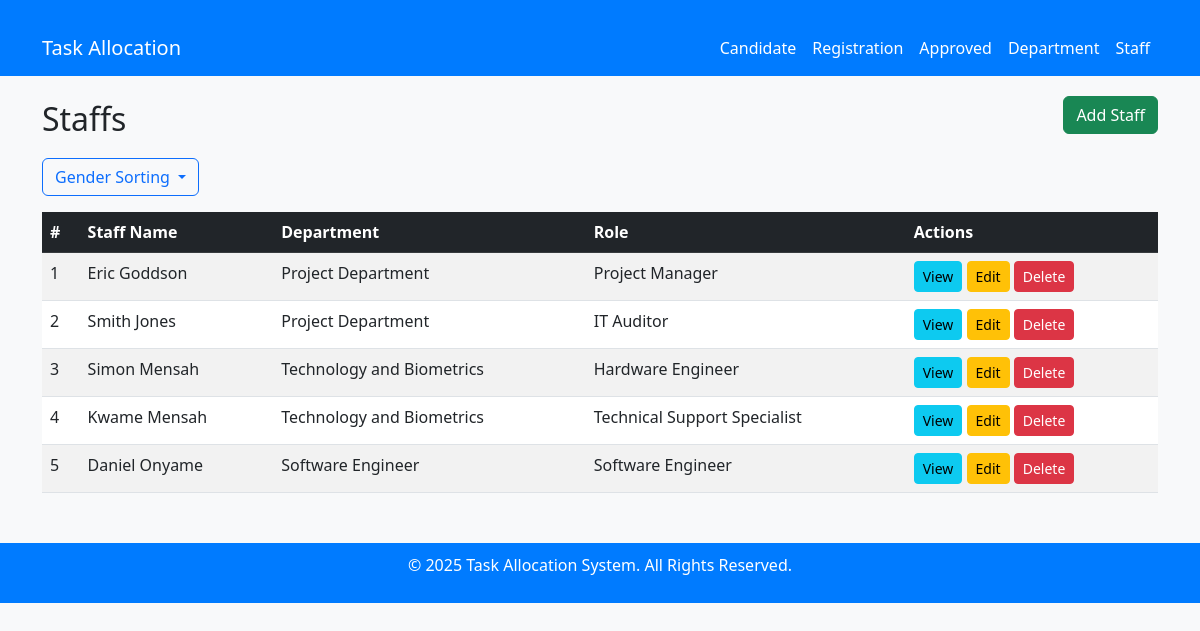
/filter/?gender=Male, run on the app's committed database.
### mainApp/models.py (models this page shows, shortened)
class Staff(models.Model):
    candidate = models.ForeignKey(Candidate, on_delete=models.CASCADE, related_name="candidate")
    departement = models.ForeignKey(Departement, on_delete=models.CASCADE, related_name='staff')
    dob = models.DateField()

class Candidate(models.Model):
    first_name = models.CharField(max_length=100)
    last_name = models.CharField(max_length=100)
    email = models.EmailField(unique=True)
    phone = models.CharField(max_length=20, blank=True, null=True)
    resume = models.FileField(upload_to="resumes/", blank=True, null=True)
    certificate = models.FileField(upload_to="certificates/", blank=True, null=True)
    GENDER_LIST = [
        ("Male" ,"Male"),
        ("Female" , "Female"),
    ]
    gender = models.CharField(max_length=50, choices=GENDER_LIST, default="Male")
    approval = models.CharField(max_length=20, default='not_approved')
    role = models.CharField(max_length=50, default='no_role')
    date_applied = models.DateTimeField(auto_now_add=True)

class Departement(models.Model):
    departement_name = models.CharField(max_length=255, blank=True, null=False)
    departement_phone = models.CharField(max_length=100, blank=True, null=True)
    departement_room_number = models.IntegerField()

### mainApp/views.py (the view)
# urls.py: path('filter/', views.gender_filtering, name='gender_filtering'),
def gender_filtering(request):
    gender = request.GET.get("gender")
    staffs = Staff.objects.filter(candidate__gender=gender)
    return render(request=request, template_name="task_allocation/staff/staff_list.html", context={'staffs': staffs})

### templates/task_allocation/staff/staff_list.html (shortened to what this page needs)
{% extends '../base.html' %} {% block title %}Staffs{% endblock %} {% block content %}
<div class="d-flex justify-content-between align-items-center">
  <h2>Staffs</h2>
  <a href="{% url 'add_staff' %}" class="btn btn-success mb-3">Add Staff</a>
</div>
<div class="dropdown open my-2">
  <a
    class="btn btn-outline-primary dropdown-toggle"
    type="button"
    id="triggerId"
    data-bs-toggle="dropdown"
    aria-haspopup="true"
    aria-expanded="false"
  >
    Gender Sorting
  </a>
</div>
<table class="table table-striped mt-3">
  <thead class="table-dark">
    <tr class="">
      <th>#</th>
      <th>Staff Name</th>
      <th>Department</th>
      <th>Role</th>
      <th>Actions</th>
    </tr>
  </thead>
  <tbody>
    {% for staff in staffs %}
    <tr>
      <td>{{ forloop.counter }}</td>
      <td>{{ staff.candidate.first_name }} {{ staff.candidate.last_name }}</td>
      <td>{{ staff.departement.departement_name }}</td>
      <td>{{ staff.candidate.role }}</td>
      <td>
        <button
          type="button"
          class="btn btn-info btn-sm"
          data-bs-toggle="modal"
          data-bs-target="#exampleModal"
          onclick="showEmployeeDetails({{ staff.id }}, {{ staff.candidate.id }})"
        >
          View
        </button>
        <a
          href="{% url 'staff_edit' staff.id staff.candidate.id %}"
          class="btn btn-warning btn-sm"
          >Edit</a
        >
        <a
          href="{% url 'delete_staff' staff.id %}"
          class="btn btn-danger btn-sm"
          onclick="return confirm('Are you sure?');"
          >Delete</a
        >
      </td>
    </tr>
    {% empty %}
    <tr>
      <td colspan="5" class="text-center">No staffs found.</td>
    </tr>
    {% endfor %}
  </tbody>
</table>
{% endblock %}

### templates/task_allocation/base.html (style rules this page uses)
body { background-color: #f8f9fa; }

### data on the page
Staff: candidate.first_name "Eric", candidate.last_name "Goddson", departement.departement_name "Project Department", candidate.role "Project Manager"
Staff: candidate.first_name "Smith", candidate.last_name "Jones", departement.departement_name "Project Department", candidate.role "IT Auditor"
Staff: candidate.first_name "Simon", candidate.last_name "Mensah", departement.departement_name "Technology and Biometrics", candidate.role "Hardware Engineer"
Staff: candidate.first_name "Kwame", candidate.last_name "Mensah", departement.departement_name "Technology and Biometrics", candidate.role "Technical Support Specialist"
Staff: candidate.first_name "Daniel", candidate.last_name "Onyame", departement.departement_name "Software Engineer", candidate.role "Software Engineer"
